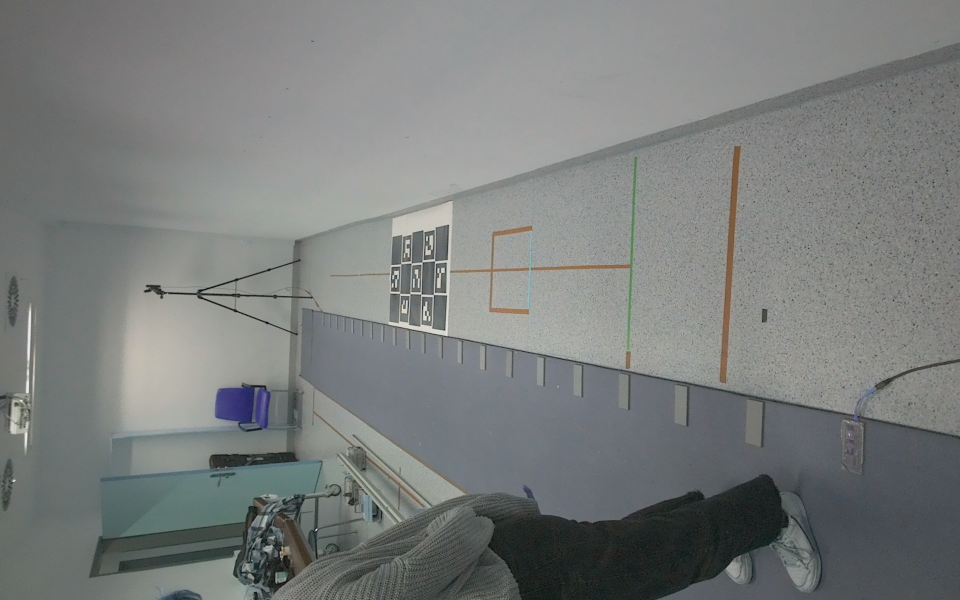
#> input picture charudo_data_all/cam81.jpg, 1920 x 1200 px, given as the content of the folder ./data, which was not available (shown at 1/2 size)
$ jupyter execute --allow-errors test_nb.ipynb   (text cells are left out)
#> lines starting #> are read from the running program, lines starting #| are printed output that depends on the picture; after the words box and inside, x2 and y2 are one past the last pixel; in counts of white or black regions, pixels touching at a corner belong together; long printed decimals are rounded; pictures that were not available may be replaced by others from this repository, and a replacement may not be noted
[cell 1]
import os
import json
import cv2 as cv
import numpy as np
from glob import glob
import matplotlib.pyplot as plt

class Pattern:
    """
    Chessboard pattern parameters
    """
    def __init__(self, height, width, square_size):
        self.pattern_height = height
        self.pattern_width = width
        self.square_size = float(square_size)
        self.pattern_type = "chessboard"
        self.pattern_size = (self.pattern_width, self.pattern_height)

        self.pattern_points = np.zeros((np.prod(self.pattern_size), 3), np.float32)
        self.pattern_points[:, :2] = np.indices(self.pattern_size).T.reshape(-1, 2)
        self.pattern_points *= square_size

# [32 lines left out: functions get_serial_number, get_points, not called in this run]

[cell 2]
# input/output folders
data_dir = "./data"
output_dir = "./output"
# img_mask = "./data/*.png"

with open("./camera_params.json", "r") as f:
#> (reads camera_params.json from the repository)
    intrinsic_params = json.load(f)

board_pattern = Pattern(6, 4, 150)


# serial numbers, file names and images
sns_fns_imgs = [
    (get_serial_number(file),
     file.split('.png')[0].split('\\')[1],
    cv.imread(file, cv.IMREAD_GRAYSCALE))
    for file in glob(os.path.join(data_dir, "*.png"))
]

[cell 3]
extrinsics = []
coords = []


for sn, fn, img in sns_fns_imgs:
    print(f"Processing {fn}...")
    img_points, obj_points = get_points(img, fn, output_dir, board_pattern)
    cameraMatrix = np.array(intrinsic_params[sn]["left_sensor"]["camera_matrix"])
    distCoeffs = np.array(intrinsic_params[sn]["left_sensor"]["distortion_coeff"])
    success, rvec, tvec = cv.solvePnP(
        obj_points,
        img_points,
        cameraMatrix,
        distCoeffs,
        useExtrinsicGuess=False,
        flags=cv.SOLVEPNP_ITERATIVE,
    )  # CV_P3P ,CV_EPNP
    # success, rvec, tvec, inliners = cv.solvePnPRansac(obj_points, img_points,cameraMatrix,distCoeffs)
    if success:
        print(f"           {fn}... OK")
        extrinsics.append((sn, fn, np.concatenate((rvec, tvec),1).reshape(1,6), rvec, tvec))

        R,jac = cv.Rodrigues(rvec)
        Xw = R.T @ tvec
        coords.append(Xw)
        print(f"distance: {np.linalg.norm(Xw)}")
        print('\n')

    else:
        print(f"           {fn}... FAILED")

#> (a cell that did not finish here is left out)

[cell 5]
for coord in coords:
    print(f'distance: {np.linalg.norm(coord)}')

#> (a cell that did not finish here is left out)

[cell 7]
from numpy import linspace
import matplotlib.pyplot as plt
from mpl_toolkits.mplot3d import Axes3D  # pylint: disable=unused-variable

[cell 8]
# [189 lines left out: functions draw_camera_boards, create_camera_model, create_board_model, transform_to_matplotlib_frame, inverse_homogeneoux_matrix, not called in this run]

[cell 9]
cam_width = 165
cam_height = 35
scale_focal = 40
patternCentric = True


fig = plt.figure()
ax = fig.add_subplot(111, projection="3d")
ax.set_aspect("auto")

#> (the rest of this cell did not finish here and is left out)

[cell 10]
import cv2 as cv
import glob
import numpy as np
import os
import matplotlib.pyplot as plt
from PIL import Image
import json

[cell 11]
# ARUCO_DICT = cv.aruco.DICT_6X6_250
ARUCO_DICT = cv.aruco.DICT_4X4_50
# [9 lines of commented-out code are left out]

SQUARES_VERTICALLY = 5
SQUARES_HORIZONTALLY = 3
SQUARE_LENGTH = 0.15
MARKER_LENGTH = 0.13

LENGTH_PX = 1920   # total length of the page in pixels
MARGIN_PX = 20    # size of the margin in pixels
SAVE_NAME = 'ChArUco_Marker.png'


dictionary = cv.aruco.getPredefinedDictionary(ARUCO_DICT)
board = cv.aruco.CharucoBoard((SQUARES_VERTICALLY, SQUARES_HORIZONTALLY), SQUARE_LENGTH, MARKER_LENGTH, dictionary)
size_ratio = SQUARES_HORIZONTALLY / SQUARES_VERTICALLY
img = cv.aruco.CharucoBoard.generateImage(board, (LENGTH_PX, int(LENGTH_PX*size_ratio)), marginSize=MARGIN_PX)
cv.imwrite(SAVE_NAME, img)
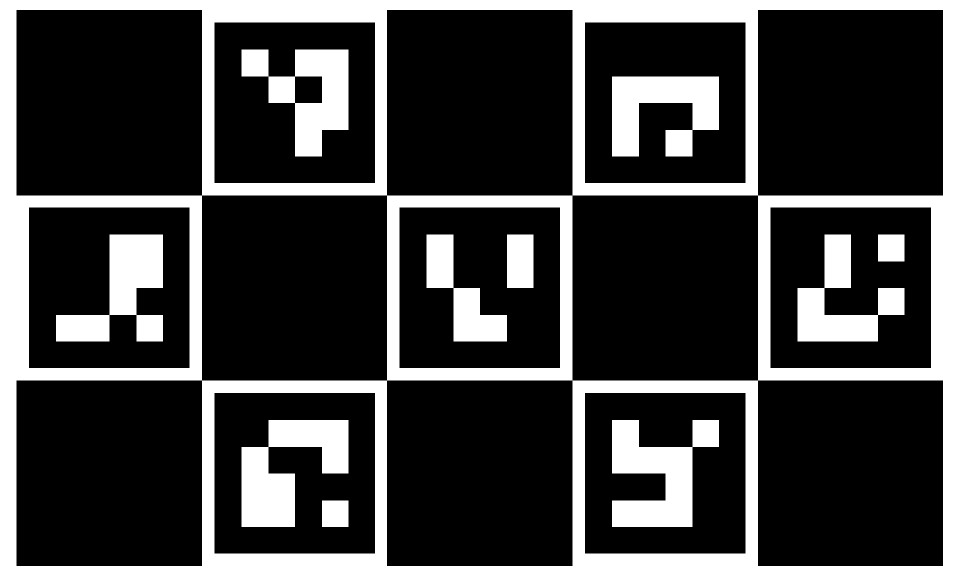
#> saved as ChArUco_Marker.png: shape (1152, 1920) (shown at 1/2 size); 25.2% white; 11 white regions, largest, box (x1, y1, x2, y2) and area: (0, 0, 1920, 1152) 391279, (483, 840, 697, 1054) 25760, (1224, 840, 1438, 1054) 25760
#> `marker_corners, marker_ids, frame_rejectedImgPoints = cv.aruco.detectM..`: marker_corners = 7 items; marker_ids = [2, 5, 0, 3, 6, 1, 4]; frame_rejectedImgPoints = 16 items
#> further down, img is the input picture: shape (1200, 1920, 3); mean B, G, R 124, 125.1, 122
#> `cv.aruco.drawDetectedMarkers(image_copy, marker_corners, marker_ids)`:
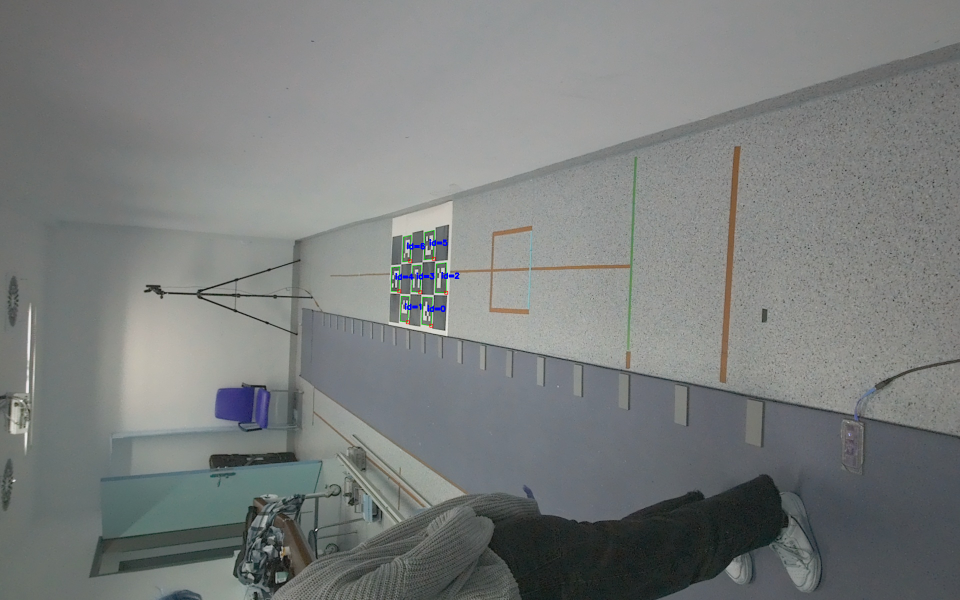
#> image_copy: shape (1200, 1920, 3) (shown at 1/2 size); 0.14% of pixels changed, all inside (x1, y1, x2, y2) = (782, 460, 919, 656)
#> `charuco_retval, charuco_corners, charuco_ids = cv.aruco.interpolateCor..`: charuco_retval = 8; charuco_corners = [[867.7, 590.1], [842.6, 588.6], [820.9, 588.3], [800, 587.2], [870.1, 522.5], [845.1, 524.9], [822.8, 526.9], [802.7, 528.9]]; charuco_ids = [0, 1, 2, 3, 4, 5, 6, 7]
#> `retval, rvec, tvec = cv.aruco.estimatePoseCharucoBoard(charuco_corners..`: retval = True; rvec = [-1.63, -0.023, -2.64]; tvec = [-0.152, 0.126, 2.7]
#| rotation: [[-1.630]
#|  [-0.02297]
#|  [-2.644]]
#|  translation: [[-0.1515]
#|  [ 0.1261]
#|  [ 2.700]]
#> `cv.drawFrameAxes(undistorted_image, camera_matrix, dist_coeffs, rvec, ..`:
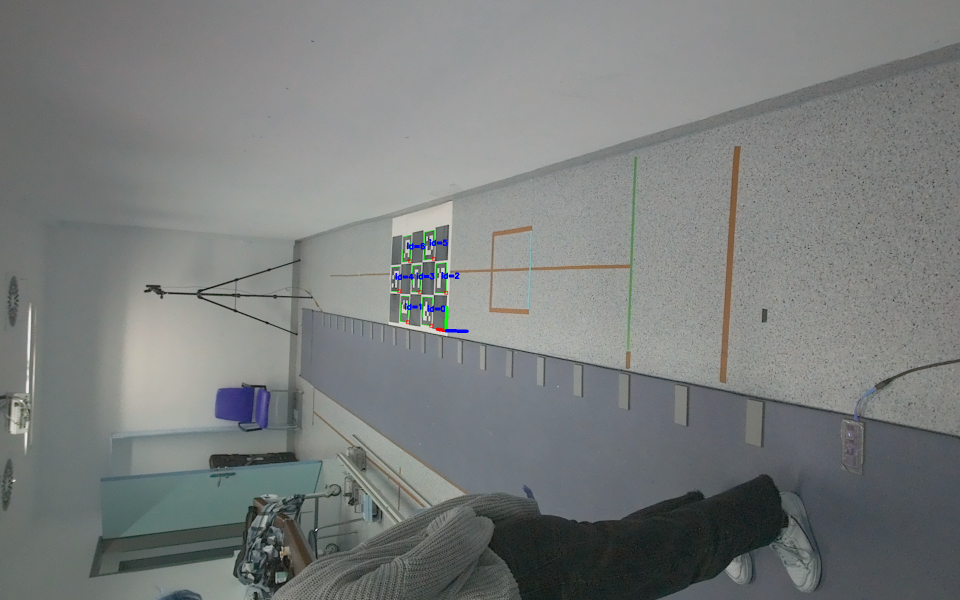
#> undistorted_image: shape (1200, 1920, 3) (shown at 1/2 size); 0.17% of pixels changed, all inside (x1, y1, x2, y2) = (782, 460, 938, 666)
#> `R, jac = cv.Rodrigues(rvec)`: R = [[-0.449, 0.0379, 0.893], [-0.0223, -0.999, 0.0311], [0.893, -0.00596, 0.45]]
#> `Xw = -np.matrix(R).T * np.matrix(tvec)`: Xw = [[-2.48], [0.148], [-1.08]]
#| distance: 2.71
im = Image.fromarray(np.uint8(img))
im.save(
    f'./pattern_{SQUARES_HORIZONTALLY}x{SQUARES_VERTICALLY}.pdf', "PDF" ,resolution=100.0)

[cell 12]
input_dir = "./phone/*.jpg"

imgs = []
corners = []
ids = []
rejectedImgPoints = []

all_charuco_corners = []
all_charuco_ids = []
flags = (
    cv.CALIB_USE_INTRINSIC_GUESS + cv.CALIB_RATIONAL_MODEL + cv.CALIB_FIX_ASPECT_RATIO
)


#> (the rest of this cell did not finish here and is left out)

[cell 13]
with open("./camera_params.json", "r") as f:
    intrinsic_params = json.load(f)
camera_matrix = intrinsic_params['SN43916681']['left_sensor']['camera_matrix']
dist_coeffs = intrinsic_params['SN43916681']['left_sensor']['distortion_coeff']
camera_matrix

[cell 14]
# [4 lines of commented-out code are left out]

with open("./camera_params.json", "r") as f:
    intrinsic_params = json.load(f)

camera_matrix = np.array(intrinsic_params['SN43916681']['left_sensor']['camera_matrix'])
dist_coeffs = np.array(intrinsic_params['SN43916681']['left_sensor']['distortion_coeff'])

#> (the rest of this cell did not finish here and is left out)

[cell 15]
for corner in charuco_corners:
    print(corner)
#> this loop made 8 passes
#| [[867.7332 590.1139]]
#| [[842.5827 588.6163]]
#| [[820.8905 588.3129]]
#| [[800.0491  587.151]]
#| [[870.110 522.506  ]]
#| [[845.1085  524.926]]
#| [[822.8288  526.929]]
#| [[802.743 528.853]]

[cell 16]
fig = plt.figure()
ax = fig.add_subplot(111, projection="3d")
# ax.set_aspect("auto")
# ax.set_box_aspect([1, 1, 1])

ax.set_xlabel("x")
ax.set_ylabel("y")
ax.set_zlabel("z")

# ax.set_xlim(-900, 900)
# ax.set_ylim(-900, 900)
# ax.set_zlim(0, 2000)

# Plot axes for reference
ax.quiver(0, 0, 0, 1, 0, 0, color="r", length=100, normalize=True)
ax.quiver(0, 0, 0, 0, 1, 0, color="g", length=100, normalize=True)
ax.quiver(0, 0, 0, 0, 0, 1, color="b", length=100, normalize=True)

# ax.plot([0, 150], [0, 0], zs=[0, 0])


for op in charuco_corners:
    ax.plot3D(op[0][0], op[0][1], 0, "go")
#> this loop made 8 passes


# for coords in camera_coords:
#     ax.plot3D(coords[0], coords[1], coords[2], "r^")
    # ax.plot([0, coords[0][0]], [0, coords[1][0]], [0, coords[1][0]], "r--")

plt.show()
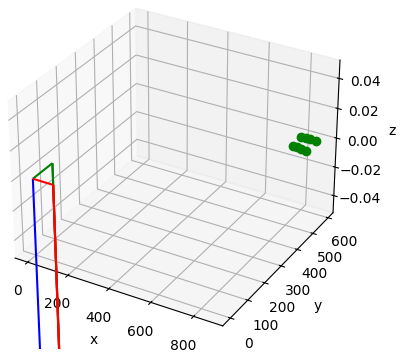
#> figure drawn by matplotlib, 1 panel

[cell 17]
import numpy as np
import matplotlib.pyplot as plt

[cell 18]
SQUARES_VERTICALLY = 5  # num squares vertical direction
SQUARES_HORIZONTALLY = 3  # num squares horizontal direction
SQUARE_LENGTH = 227  # in mm
MARKER_LENGTH = 197  # in mm

board_corners = [
    [0, 0, 0],
    [0, SQUARE_LENGTH * SQUARES_HORIZONTALLY, 0],
    [SQUARE_LENGTH * SQUARES_VERTICALLY, SQUARE_LENGTH * SQUARES_HORIZONTALLY, 0],
    [SQUARE_LENGTH * SQUARES_VERTICALLY, 0, 0],

]

for row in board_corners:
    print(row)

fig = plt.figure()
ax = fig.add_subplot(111, projection="3d")
# ax.set_aspect("auto")
ax.set_box_aspect([1, 1, 1])

ax.set_xlabel("x")
ax.set_ylabel("y")
ax.set_zlabel("z")

ax.set_xlim(-6000, 6000)
ax.set_ylim(-6000, 6000)
ax.set_zlim(-6000, 6000)

for idx in range(-1,len(board_corners)-1):
    label = '_nolegend_'
    if idx == 0:
        label = 'calib pattern'
    ax.plot(
            [board_corners[idx][0], board_corners[idx + 1][0]],
            [board_corners[idx][1], board_corners[idx + 1][1]],
            [0, 0], "g-", label=label
        )

ax.plot3D(0, 0, 0, "ro", markersize=3, label='origin')
ax.view_init(elev=-145, azim=60)
ax.legend()
plt.show()
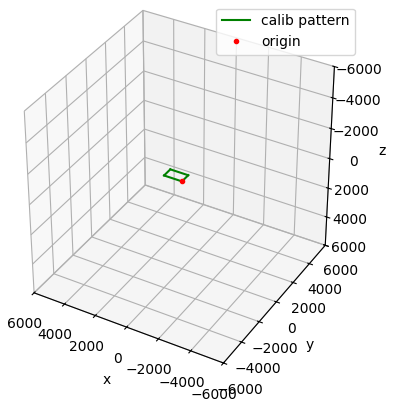
#> figure drawn by matplotlib, 1 panel
